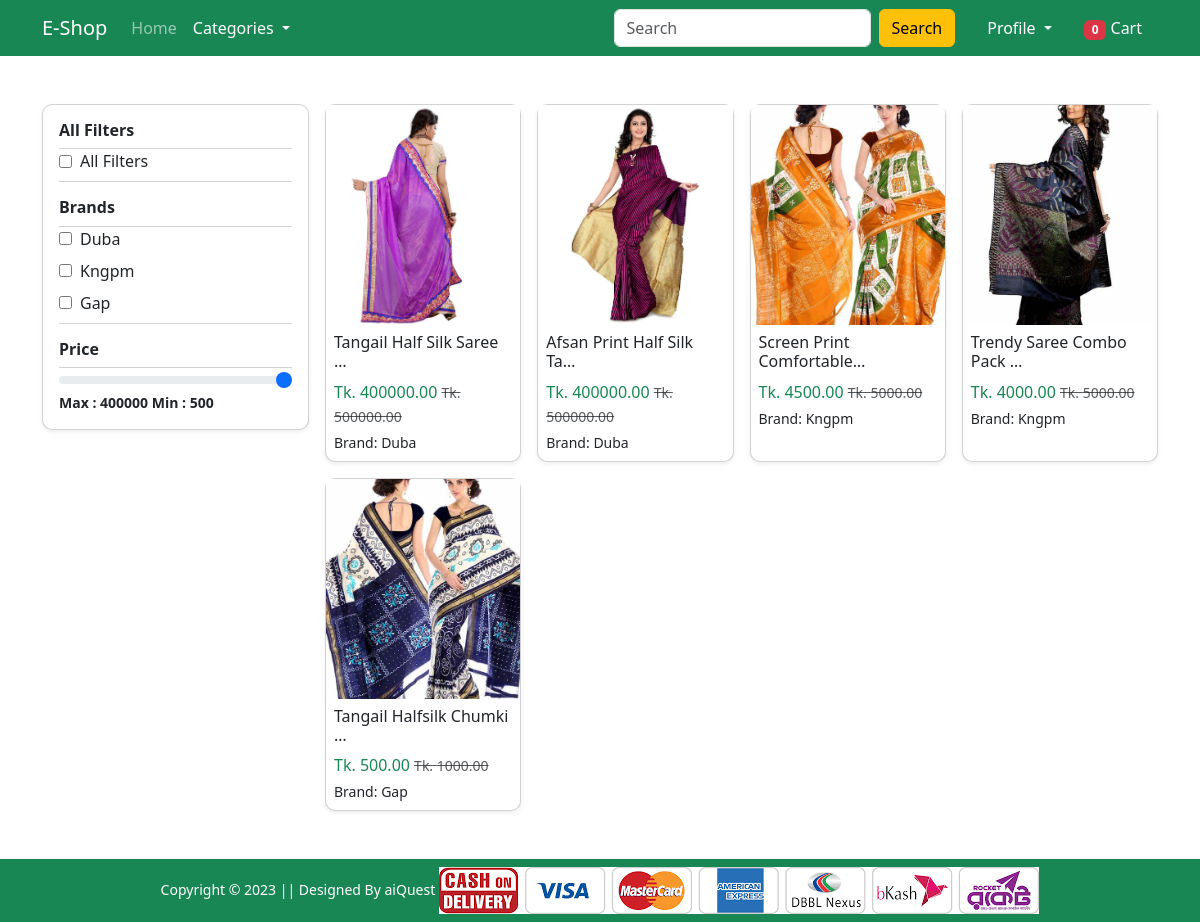
Page /category-product/sharee/2/ on the committed database.
### store/models.py (models this page shows, shortened)
class Brand(models.Model):
    title = models.CharField(max_length=150, unique=True)
    slug = models.SlugField(max_length=150, unique=True, null=True, blank=True)
    keyword = models.CharField(max_length=150, default='N/A')
    description = models.CharField(max_length=150, default='N/A')
    image = models.ImageField(upload_to='brands/%Y/%m/%d/')
    STATUS_CHOICES = (('ACTIVE', 'Active'), ('INACTIVE', 'Inactive'))
    status = models.CharField(max_length=8, choices=STATUS_CHOICES, default='ACTIVE')
    created_date = models.DateTimeField(auto_now_add=True)
    updated_date = models.DateTimeField(auto_now=True)
    class Meta:
        ordering = ['id']
        verbose_name_plural = '02. Brands'

class Product(models.Model):
    category = models.ForeignKey(Category, on_delete=models.CASCADE)
    brand = models.ForeignKey(Brand, on_delete=models.CASCADE)
    title = models.CharField(max_length=150, unique=True)
    slug = models.SlugField(max_length=150, unique=True, null=True, blank=True)
    old_price = models.DecimalField(decimal_places=2, max_digits=10, default=1000.00)
    sale_price = models.DecimalField(decimal_places=2, max_digits=10, default=500.00)
    available_stock = models.PositiveIntegerField(validators=[MaxValueValidator(50)], default=0)
    discount_percent = models.PositiveIntegerField(validators=[MinValueValidator(0), MaxValueValidator(100)], default=0)
    keyword = models.TextField(default='N/A')
    description = models.TextField(default='N/A')
    image = models.ImageField(upload_to='products/%Y/%m/%d/')
    STATUS_CHOICES = (('ACTIVE', 'Active'), ('INACTIVE', 'Inactive'))
    status = models.CharField(max_length=8, choices=STATUS_CHOICES, default='ACTIVE')
    created_date = models.DateTimeField(auto_now_add=True)
    updated_date = models.DateTimeField(auto_now=True)
    class Meta:
        ordering = ['id']
        verbose_name_plural = '03. Products'

### store/views.py (the view)
# urls.py: path('category-product/<str:slug>/<int:id>/', CategoryProductView.as_view(), name='category-product'),
@method_decorator(never_cache, name='dispatch')
class CategoryProductView(generic.View):
    def get(self, request, slug, id):
        category = get_object_or_404(Category, slug=slug, id=id)
        products = Product.objects.filter(category=category, status='ACTIVE')
        brands = Brand.objects.filter(product__category=category).distinct()
        max_price = products.aggregate(Max('sale_price'))['sale_price__max']
        min_price = products.aggregate(Min('sale_price'))['sale_price__min']
        context = {
            'category': category,
            'products': products,
            'brands': brands,
            'max_price': max_price,
            'min_price': min_price,
        }
        return render(request, 'store/category-product.html', context)

### cart/context_processors.py (called while the page is built)
def get_filters(request):
    if request.user.is_authenticated:
        cart_count = Cart.objects.filter(user=request.user, paid=False)
        return {
            'cart_count': cart_count.count(),
        }
    else:
        return {}

### store/context_processors.py (called while the page is built)
def get_filters(request):
    categories = Category.objects.filter(status='ACTIVE')
    return {
        'categories': categories,
    }

### templates/store/category-product.html (shortened to what this page needs)
{% extends 'base.html' %}
{% load static %}
{% block main_content %}
<div class="container my-5">
    <div class="row g-3">
        <div class="col-lg-3 col-md-4 mb-4">
            {% include "store/get-filters.html" %}
        </div>
        <div class="col-lg-9 col-md-8" id="product-grid">
            {% include "store/product_grid.html" %}
        </div>
    </div>
</div>
{% endblock main_content %}

### templates/store/get-filters.html
<div class="card p-3 shadow-sm">
    <h6 class="fw-bold mb-2">All Filters</h6>
    <div class="list-group list-group-flush">
        <div class="list-group-item p-0 border-0">
            <div class="d-flex align-items-center mb-2">
                <input type="checkbox" id="all-filters" class="filter-checkbox me-2" data-filter="all" value="all">
                <label for="all-filters">All Filters</label>
            </div>
        </div>
    </div>
    <h6 class="fw-bold mb-2 mt-3">Brands</h6>
    <div class="list-group list-group-flush">
        {% for brand in brands %}
        <div class="list-group-item p-0 border-0">
            <div class="d-flex align-items-center mb-2">
                <input type="checkbox"
                       id="brand-{{ brand.id }}"
                       class="filter-checkbox me-2"
                       data-filter="brand"
                       value="{{ brand.id }}">
                <label for="brand-{{ brand.id }}">{{ brand.title|title }}</label>
            </div>
        </div>
        {% endfor %}
    </div>
    <h6 class="fw-bold mb-2 mt-3">Price</h6>
    <div class="list-group list-group-flush">
        <input type="range"
               id="maxPrice"
               class="form-range"
               min="{{min_price}}"
               max="{{ max_price }}"
               step="5"
               value="{{ max_price }}">
        <span id="priceValue" class="fw-bold small">Max : {{ max_price }} Min : {{min_price}}</span>
    </div>
</div>

### templates/store/product_grid.html
<div class="row g-3">
    {% for product in products %}
    <div class="col-lg-3 col-md-4 col-sm-6">
        <div class="card h-100 shadow-sm">
            <a href="{% url 'single-product' product.slug product.id %}">
                <img src="{{ product.image.url }}" class="card-img-top" style="height:220px; object-fit:cover;">
            </a>
            <div class="card-body p-2">
                <h6 class="card-title">{{ product.title|truncatechars:25 }}</h6>
                <p class="text-success mb-1">Tk. {{ product.sale_price }}
                    {% if product.old_price %}
                        <small class="text-muted text-decoration-line-through">Tk. {{ product.old_price }}</small>
                    {% endif %}
                </p>
                <p class="mb-0" style="font-size: 14px;">Brand: {{ product.brand.title|title }}</p>
            </div>
        </div>
    </div>
    {% empty %}
    <p class="text-center mt-4">No products available for selected filters.</p>
    {% endfor %}
</div>

### static/assets/css/main.css (style rules this page uses)
.card { border-radius: 10px !important; }

### rows in the picture
Brand: title "Duba"
Brand: title "Kngpm"
Brand: title "Gap"
Product: image (picture), title "Tangail Half Silk Saree …", sale_price "400000.00", old_price "500000.00", brand "Duba"
Product: image (picture), title "Afsan Print Half Silk Ta…", sale_price "400000.00", old_price "500000.00", brand "Duba"
Product: image (picture), title "Screen Print Comfortable…", sale_price "4500.00", old_price "5000.00", brand "Kngpm"
Product: image (picture), title "Trendy Saree Combo Pack …", sale_price "4000.00", old_price "5000.00", brand "Kngpm"
Product: image (picture), title "Tangail Halfsilk Chumki …", sale_price "500.00", old_price "1000.00", brand "Gap"

### other values in the picture
{{ request.user.username|default:"Profile" }} "Profile"
{{ max_price }} "400000"
{{ min_price }} "500"
